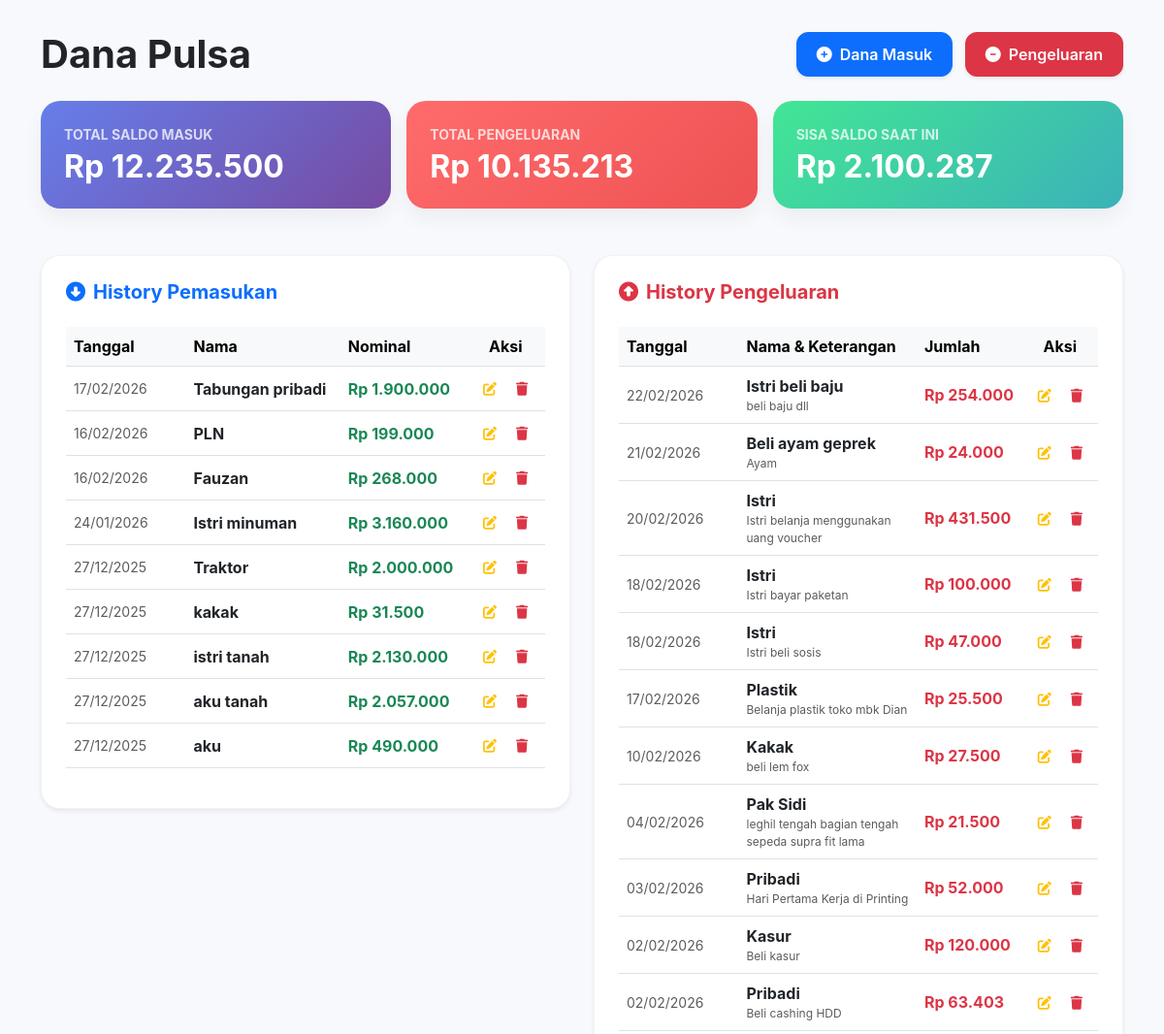
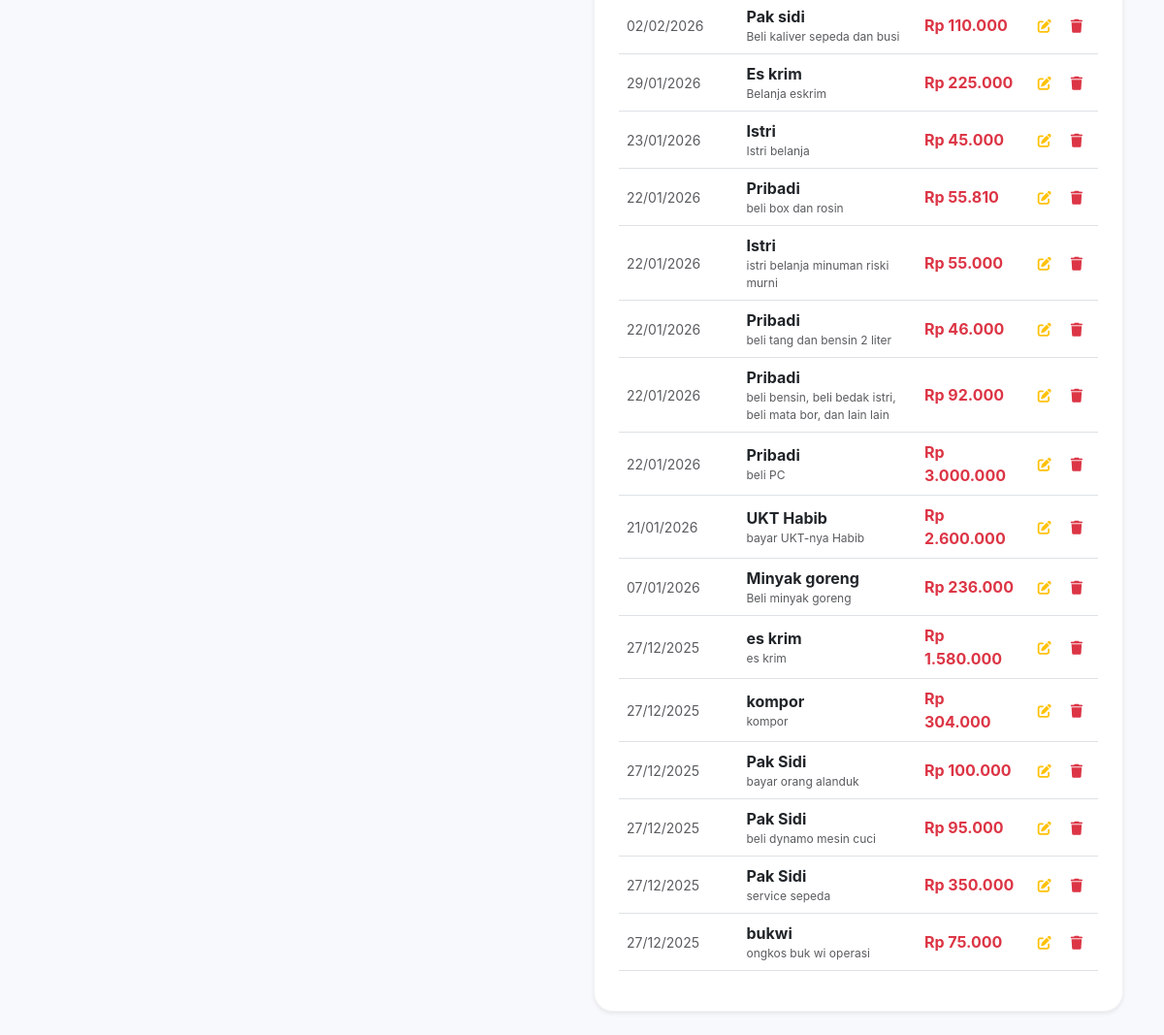
Screenshot of /danapulsa/dana_pulsa.php with the database file from the repository (2 pictures, top to bottom).
### tables this page shows
CREATE TABLE `dana` (
  `id` int(11) NOT NULL,
  `nama` varchar(100) DEFAULT NULL,
  `tanggal` date DEFAULT NULL,
  `nominal` decimal(15,2) DEFAULT NULL
);

CREATE TABLE `pengeluaran_dana` (
  `id` int(11) NOT NULL,
  `nama` varchar(100) DEFAULT NULL,
  `tanggal` date DEFAULT NULL,
  `jumlah` decimal(15,2) DEFAULT NULL,
  `keterangan` text DEFAULT NULL
);

### danapulsa/dana_pulsa.php (the view, shortened to what this page needs)
<?php
include '../koneksi.php';
$total_dana = $conn->query("SELECT SUM(nominal) as total FROM dana")->fetch_assoc()['total'] ?? 0;
$total_pengeluaran = $conn->query("SELECT SUM(jumlah) as total FROM pengeluaran_dana")->fetch_assoc()['total'] ?? 0;
$sisa_saldo = $total_dana - $total_pengeluaran;
$result_dana = $conn->query("SELECT * FROM dana ORDER BY tanggal DESC");
$result_pengeluaran = $conn->query("SELECT * FROM pengeluaran_dana ORDER BY tanggal DESC");
?>
<!DOCTYPE html>
<html lang="id">
<head>
    <link href="https://cdn.jsdelivr.net/npm/bootstrap@5.3.0/dist/css/bootstrap.min.css" rel="stylesheet">
    <link rel="stylesheet" href="https://cdnjs.cloudflare.com/ajax/libs/font-awesome/6.4.0/css/all.min.css">
</head>
<body>
    <div class="container py-4">
        <div class="d-flex justify-content-between align-items-center mb-4 mt-2">
            <div>
                <h1 class="fw-bold mb-0 text-dark">Dana Pulsa</h1>
            </div>
            <div class="desktop-buttons">
                <button class="btn btn-primary btn-rounded shadow-sm me-2" data-bs-toggle="modal" data-bs-target="#modalAddDana">
                    <i class="fas fa-plus-circle me-1"></i> Dana Masuk
                </button>
                <button class="btn btn-danger btn-rounded shadow-sm" data-bs-toggle="modal" data-bs-target="#modalAddKeluar">
                    <i class="fas fa-minus-circle me-1"></i> Pengeluaran
                </button>
            </div>
        </div>
        <div class="row g-3 mb-5">
            <div class="col-md-4">
                <div class="card card-summary bg-grad-primary p-4 h-100">
                    <div class="small opacity-75 fw-bold mb-1 text-uppercase">Total Saldo Masuk</div>
                    <h2 class="fw-bold mb-0">Rp <?= number_format($total_dana, 0, ',', '.') ?></h2>
                </div>
            </div>
            <div class="col-md-4">
                <div class="card card-summary bg-grad-danger p-4 h-100">
                    <div class="small opacity-75 fw-bold mb-1 text-uppercase">Total Pengeluaran</div>
                    <h2 class="fw-bold mb-0">Rp <?= number_format($total_pengeluaran, 0, ',', '.') ?></h2>
                </div>
            </div>
            <div class="col-md-4">
                <div class="card card-summary bg-grad-success p-4 h-100">
                    <div class="small opacity-75 fw-bold mb-1 text-uppercase">Sisa Saldo Saat Ini</div>
                    <h2 class="fw-bold mb-0">Rp <?= number_format($sisa_saldo, 0, ',', '.') ?></h2>
                </div>
            </div>
        </div>
        <div class="row g-4">
            <div class="col-lg-6">
                <div class="table-container shadow-sm">
                    <h5 class="fw-bold text-primary mb-4"><i class="fas fa-arrow-alt-circle-down me-2"></i>History Pemasukan</h5>
                    <div class="table-responsive">
                        <table class="table table-hover align-middle">
                            <thead class="table-light">
                                <tr>
                                    <th style="width: 25%;">Tanggal</th>
                                    <th>Nama</th>
                                    <th>Nominal</th>
                                    <th class="text-center">Aksi</th>
                                </tr>
                            </thead>
                            <tbody>
                                <?php while ($d = $result_dana->fetch_assoc()): ?>
                                    <tr>
                                        <td class="text-muted small">
                                            <?= date('d/m/Y', strtotime($d['tanggal'])) ?>
                                        </td>
                                        <td>
                                            <div class="fw-bold text-dark"><?= $d['nama'] ?></div>
                                        </td>
                                        <td class="text-success fw-bold">Rp <?= number_format($d['nominal'], 0, ',', '.') ?></td>
                                        <td class="text-center">
                                            <div class="d-flex justify-content-center">
                                                <button class="btn btn-outline-warning btn-sm border-0 rounded-circle me-1" data-bs-toggle="modal" data-bs-target="#editDana<?= $d['id'] ?>"><i class="fas fa-edit"></i></button>
                                                <a href="?hapus_dana=<?= $d['id'] ?>" class="btn btn-outline-danger btn-sm border-0 rounded-circle" onclick="return confirm('Yakin hapus?')"><i class="fas fa-trash"></i></a>
                                            </div>
                                        </td>
                                    </tr>
                                <?php endwhile; ?>
                            </tbody>
                        </table>
                    </div>
                </div>
            </div>
            <div class="col-lg-6">
                <div class="table-container shadow-sm">
                    <h5 class="fw-bold text-danger mb-4"><i class="fas fa-arrow-alt-circle-up me-2"></i>History Pengeluaran</h5>
                    <div class="table-responsive">
                        <table class="table table-hover align-middle">
                            <thead class="table-light">
                                <tr>
                                    <th style="width: 25%;">Tanggal</th>
                                    <th>Nama & Keterangan</th>
                                    <th>Jumlah</th>
                                    <th class="text-center">Aksi</th>
                                </tr>
                            </thead>
                            <tbody>
                                <?php while ($p = $result_pengeluaran->fetch_assoc()): ?>
                                    <tr>
                                        <td class="text-muted small">
                                            <?= date('d/m/Y', strtotime($p['tanggal'])) ?>
                                        </td>
                                        <td>
                                            <div class="fw-bold text-dark"><?= $p['nama'] ?></div>
                                            <div class="text-muted x-small italic" style="font-size: 0.75rem;"><?= $p['keterangan'] ?></div>
                                        </td>
                                        <td class="text-danger fw-bold">Rp <?= number_format($p['jumlah'], 0, ',', '.') ?></td>
                                        <td class="text-center">
                                            <div class="d-flex justify-content-center">
                                                <button class="btn btn-outline-warning btn-sm border-0 rounded-circle me-1" data-bs-toggle="modal" data-bs-target="#editKeluar<?= $p['id'] ?>"><i class="fas fa-edit"></i></button>
                                                <a href="?hapus_keluar=<?= $p['id'] ?>" class="btn btn-outline-danger btn-sm border-0 rounded-circle" onclick="return confirm('Yakin hapus?')"><i class="fas fa-trash"></i></a>
                                            </div>
                                        </td>
                                    </tr>
                                <?php endwhile; ?>
                            </tbody>
                        </table>
                    </div>
                </div>
            </div>
        </div>
    </div>
</body>
</html>

### danapulsa/dana_pulsa.php (style rules this page uses)
:root { --primary-grad: linear-gradient(135deg, #667eea 0%, #764ba2 100%); --danger-grad: linear-gradient(135deg, #ff6b6b 0%, #ee5253 100%); --success-grad: linear-gradient(135deg, #42e695 0%, #3bb2b8 100%); }
body { background-color: #f8f9fc; font-family: 'Inter', sans-serif; color: #333; }
.card-summary { border: none; border-radius: 20px; color: white; transition: 0.3s; box-shadow: 0 10px 20px rgba(0, 0, 0, 0.05); }
.bg-grad-primary { background: var(--primary-grad); }
.bg-grad-danger { background: var(--danger-grad); }
.bg-grad-success { background: var(--success-grad); }
.table-container { background: white; padding: 25px; border-radius: 20px; border: 1px solid rgba(0, 0, 0, 0.05); min-height: 400px; }
.btn-rounded { border-radius: 12px; padding: 10px 20px; font-weight: 600; }

### rows the page displays
dana: tanggal "17/02/2026", nama "Tabungan pribadi", nominal "1.900.000"
dana: tanggal "16/02/2026", nama "PLN", nominal "199.000"
dana: tanggal "16/02/2026", nama "Fauzan", nominal "268.000"
dana: tanggal "24/01/2026", nama "Istri minuman", nominal "3.160.000"
dana: tanggal "27/12/2025", nama "Traktor", nominal "2.000.000"
dana: tanggal "27/12/2025", nama "kakak", nominal "31.500"
dana: tanggal "27/12/2025", nama "istri tanah", nominal "2.130.000"
dana: tanggal "27/12/2025", nama "aku tanah", nominal "2.057.000"
dana: tanggal "27/12/2025", nama "aku", nominal "490.000"
pengeluaran_dana: tanggal "22/02/2026", nama "Istri beli baju", keterangan "beli baju dll", jumlah "254.000"
pengeluaran_dana: tanggal "21/02/2026", nama "Beli ayam geprek", keterangan "Ayam", jumlah "24.000"
pengeluaran_dana: tanggal "20/02/2026", nama "Istri", keterangan "Istri belanja menggunakan uang voucher", jumlah "431.500"
pengeluaran_dana: tanggal "18/02/2026", nama "Istri", keterangan "Istri bayar paketan", jumlah "100.000"
pengeluaran_dana: tanggal "18/02/2026", nama "Istri", keterangan "Istri beli sosis", jumlah "47.000"
pengeluaran_dana: tanggal "17/02/2026", nama "Plastik", keterangan "Belanja plastik toko mbk Dian", jumlah "25.500"
pengeluaran_dana: tanggal "10/02/2026", nama "Kakak", keterangan "beli lem fox", jumlah "27.500"
pengeluaran_dana: tanggal "04/02/2026", nama "Pak Sidi", keterangan "leghil tengah bagian tengah sepeda supra fit lama", jumlah "21.500"
pengeluaran_dana: tanggal "03/02/2026", nama "Pribadi", keterangan "Hari Pertama Kerja di Printing", jumlah "52.000"
pengeluaran_dana: tanggal "02/02/2026", nama "Kasur", keterangan "Beli kasur", jumlah "120.000"
pengeluaran_dana: tanggal "02/02/2026", nama "Pribadi", keterangan "Beli cashing HDD", jumlah "63.403"
pengeluaran_dana: tanggal "02/02/2026", nama "Pak sidi", keterangan "Beli kaliver sepeda dan busi", jumlah "110.000"
pengeluaran_dana: tanggal "29/01/2026", nama "Es krim", keterangan "Belanja eskrim", jumlah "225.000"
pengeluaran_dana: tanggal "23/01/2026", nama "Istri", keterangan "Istri belanja", jumlah "45.000"
pengeluaran_dana: tanggal "22/01/2026", nama "Pribadi", keterangan "beli box dan rosin", jumlah "55.810"
pengeluaran_dana: tanggal "22/01/2026", nama "Istri", keterangan "istri belanja minuman riski murni", jumlah "55.000"
pengeluaran_dana: tanggal "22/01/2026", nama "Pribadi", keterangan "beli tang dan bensin 2 liter", jumlah "46.000"
pengeluaran_dana: tanggal "22/01/2026", nama "Pribadi", keterangan "beli bensin, beli bedak istri, beli mata bor, dan lain lain", jumlah "92.000"
pengeluaran_dana: tanggal "22/01/2026", nama "Pribadi", keterangan "beli PC", jumlah "3.000.000"
pengeluaran_dana: tanggal "21/01/2026", nama "UKT Habib", keterangan "bayar UKT-nya Habib", jumlah "2.600.000"
pengeluaran_dana: tanggal "07/01/2026", nama "Minyak goreng", keterangan "Beli minyak goreng", jumlah "236.000"
pengeluaran_dana: tanggal "27/12/2025", nama "es krim", keterangan "es krim", jumlah "1.580.000"
pengeluaran_dana: tanggal "27/12/2025", nama "kompor", keterangan "kompor", jumlah "304.000"
pengeluaran_dana: tanggal "27/12/2025", nama "Pak Sidi", keterangan "bayar orang alanduk", jumlah "100.000"
pengeluaran_dana: tanggal "27/12/2025", nama "Pak Sidi", keterangan "beli dynamo mesin cuci", jumlah "95.000"
pengeluaran_dana: tanggal "27/12/2025", nama "Pak Sidi", keterangan "service sepeda", jumlah "350.000"
pengeluaran_dana: tanggal "27/12/2025", nama "bukwi", keterangan "ongkos buk wi operasi", jumlah "75.000"

### other values shown
$total_dana "12.235.500"
$total_pengeluaran "10.135.213"
$sisa_saldo "2.100.287"
